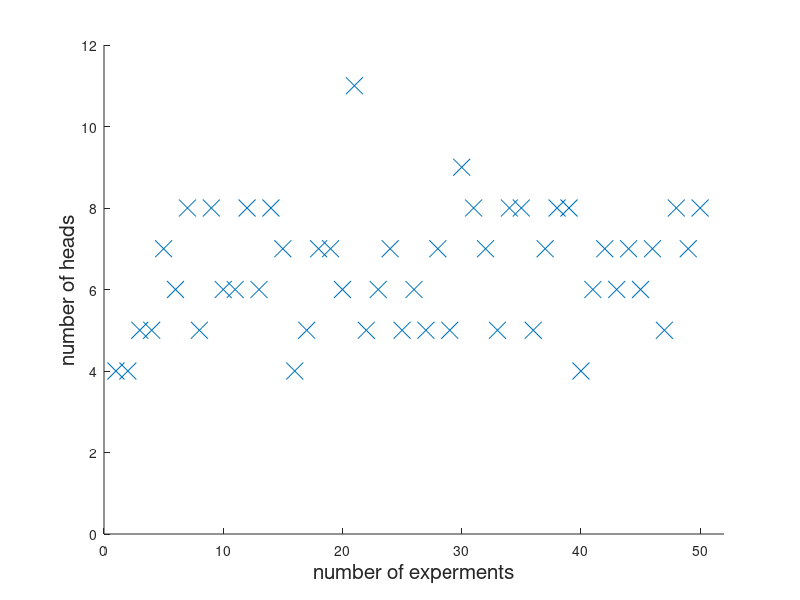
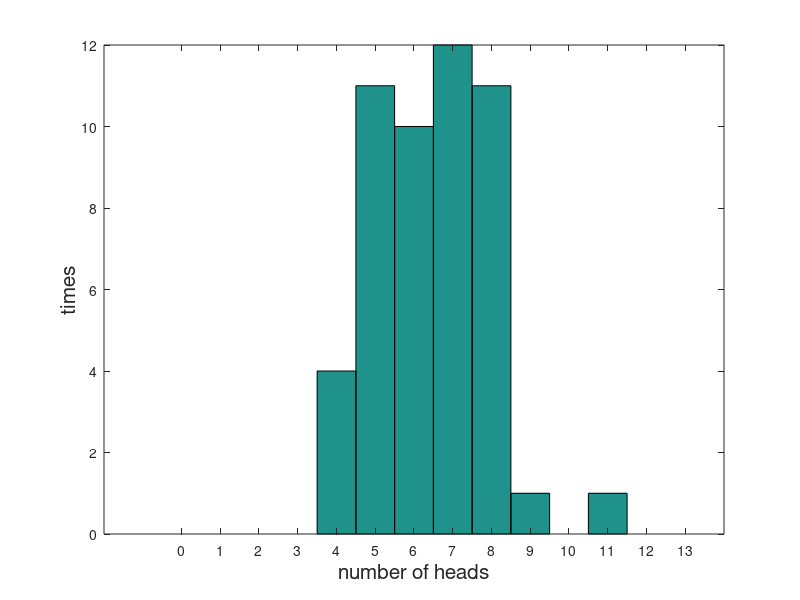
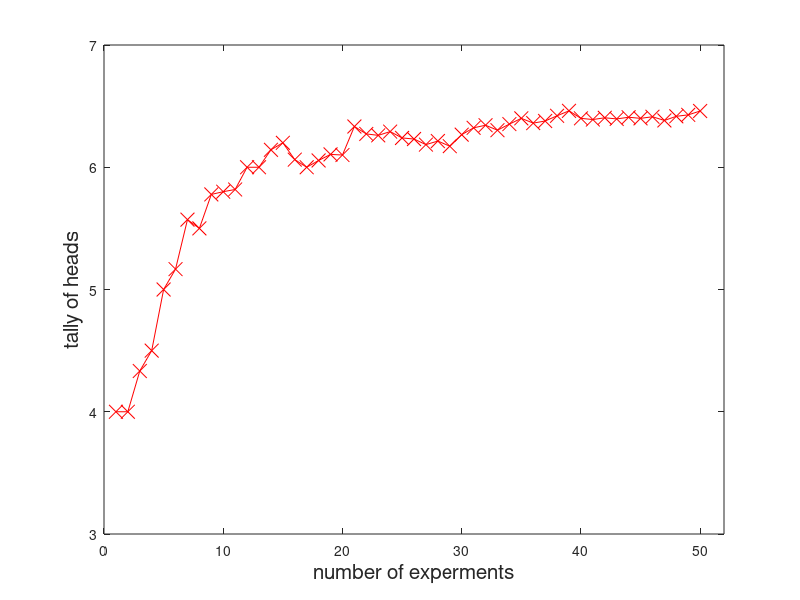

The MATLAB source for these figures, in order:
close all; clear; clc;
heads = [4 4 5 5 7 6 8 5 8 6,...
         6 8 6 8 7 4 5 7 7 6,...
         11 5 6 7 5 6 5 7 5 9,...
         8 7 5 8 8 5 7 8 8 4,...
         6 7 6 7 6 7 5 8 7 8];

scatter(1:50,heads,150, 'x');
axis([0 52 0 12]);
xlabel('number of experments','FontSize',15);
ylabel('number of heads','FontSize',15);

figure;
hist(heads,0:13);
xlabel('number of heads','FontSize',15);
ylabel('times','FontSize',15);

tally = zeros(0,50);
for i = 1 : 50
    tally(i) = sum(heads(1:i)) / i;
end

figure;
plot(1:50, tally, 'r-x','MarkerSize',10);
axis([0 52 3 7]);
xlabel('number of experments','FontSize',15);
ylabel('tally of heads','FontSize',15);